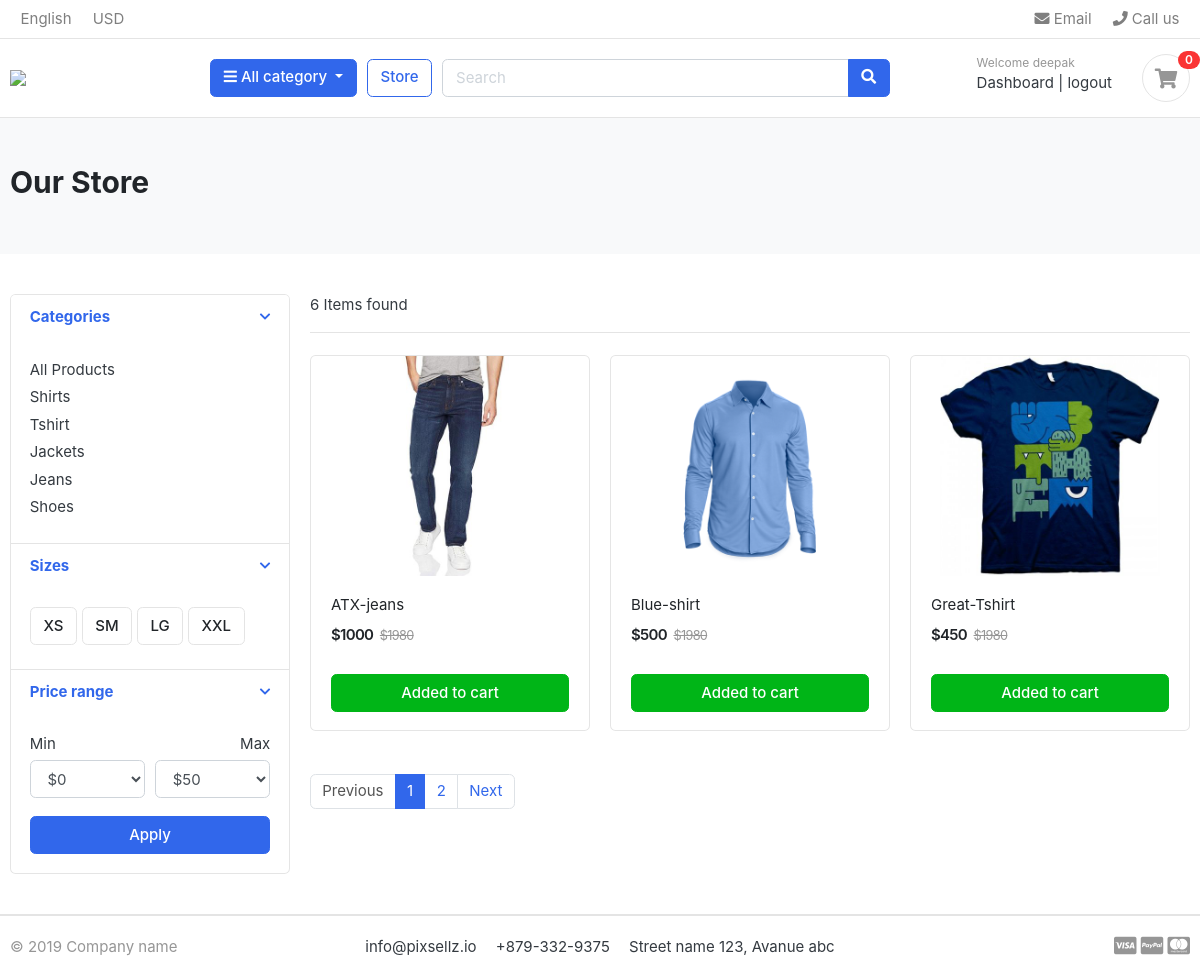
/store/ (signed in), run on the app's committed database.
### accounts/models.py (models this page shows, shortened)
class Account(AbstractBaseUser):
    first_name = models.CharField(max_length=50)
    last_name = models.CharField(max_length = 50)
    email = models.EmailField(unique=True)
    username = models.CharField(max_length=50, unique=True)
    phone_number = models.CharField(max_length=50)
    date_joined = models.DateTimeField(auto_now_add=True)
    last_login = models.DateTimeField(auto_now_add = True)
    is_admin = models.BooleanField(default=False)
    is_staff = models.BooleanField(default=False)
    is_active = models.BooleanField(default=False)
    is_superadmin = models.BooleanField(default=False)
    USERNAME_FIELD = 'email'
    REQUIRED_FIELDS = ['username','first_name', 'last_name']
    objects = MyAccountManager()

### category/models.py (models this page shows, shortened)
class Category(models.Model):
    category_name = models.CharField(max_length=50, unique=True)
    slug = models.SlugField(max_length=100, unique=True)
    description = models.CharField(max_length=255, blank=True)
    cat_image = models.ImageField(upload_to='photos/categories', blank=True)
    def get_url(self):
        return reverse('products_by_category', args=[self.slug])
    class Meta:
        verbose_name = 'category'
        verbose_name_plural = 'categories'

### store/models.py (models this page shows, shortened)
class Product(models.Model):
    product_name = models.CharField(max_length=200, unique=True)
    slug = models.SlugField(max_length=200, unique=True)
    description = models.TextField(max_length=200, unique=True)
    price = models.IntegerField()
    images = models.ImageField(upload_to='photos/products', unique=True)
    stock = models.IntegerField()
    is_available = models.BooleanField(default=True)
    category = models.ForeignKey(Category, on_delete=models.CASCADE)
    created_date = models.DateTimeField(auto_now_add=True)
    modified_date = models.DateTimeField(auto_now=True)
    def get_url(self):
        return reverse('product_detail', args=[self.category.slug, self.slug])

### store/views.py (the view)
# urls.py: path('store/',include('store.urls')),
def store(request,category_slug=None):
    categories = None
    products = None
    if(category_slug != None):
        categories = get_object_or_404(Category, slug = category_slug)
        products = Product.objects.filter(category = categories,is_available=True)
        paginator=Paginator(products,1)
        page = request.GET.get('page')
        page_products = paginator.get_page(page)
        product_count = products.count()
    else:
        products = Product.objects.all().filter(is_available=True)
        paginator=Paginator(products,3)
        page = request.GET.get('page')
        page_products = paginator.get_page(page)
        product_count = products.count()
    context = {
            'products':page_products,
            'product_count':product_count
        }
    return render(request, 'store/store.html', context)

### carts/context_processor.py (called while the page is built)
def counter(request):
    cart_count = 0
    if 'admin' in request.path:
        return {}
    else:
        try:
            cart = Cart.objects.filter(card_id = _cart_id(request))
            cart_items = CartItem.objects.all().filter(cart=cart[:1])
            for cart_item in cart_items:
                cart_count += cart_item.quantity
        except Cart.DoesNotExist:
            cart_count = 0
        return dict(cart_count = cart_count)

### carts/views.py (called while the page is built)
def _cart_id(request):
    cart = request.session.session_key
    if not cart:
        cart = request.session.create()
    return cart

### category/context_processors.py (called while the page is built)
def menu_links(request):
    links = Category.objects.all()
    return dict(links=links)

### templates/store/store.html (shortened to what this page needs)
{% extends '../base.html' %}
{% block content %}
<section class="section-pagetop bg">
<div class="container">
	{% if 'search' in request.path %}
	<h2 class="title-page">Searched Products</h2>
	{% else %}
		<h2 class="title-page">Our Store</h2>
	{% endif %}
</div>
</section>
<section class="section-content padding-y">
<div class="container">
<div class="row">
	<aside class="col-md-3">
<div class="card">
	<article class="filter-group">
		<header class="card-header">
			<a href="#" data-toggle="collapse" data-target="#collapse_1" aria-expanded="true" class="">
				<i class="icon-control fa fa-chevron-down"></i>
				<h6 class="title">Categories</h6>
			</a>
		</header>
		<div class="filter-content collapse show" id="collapse_1" style="">
			<div class="card-body">
				<ul class="list-menu">
					<li ><a href="{% url 'store' %}" >All Products</a></li>
				  {% for category in links %}
					<li><a href="{{ category.get_url }}">{{ category.category_name }}</a></li>
				  {% endfor %}
				</ul>
			</div>
		</div>
	</article>
	<article class="filter-group">
		<header class="card-header">
			<a href="#" data-toggle="collapse" data-target="#collapse_4" aria-expanded="true" class="">
				<i class="icon-control fa fa-chevron-down"></i>
				<h6 class="title">Sizes </h6>
			</a>
		</header>
		<div class="filter-content collapse show" id="collapse_4" style="">
			<div class="card-body">
			  <label class="checkbox-btn">
			    <span class="btn btn-light"> XS </span>
			  </label>
			  <label class="checkbox-btn">
			    <span class="btn btn-light"> SM </span>
			  </label>
			  <label class="checkbox-btn">
			    <span class="btn btn-light"> LG </span>
			  </label>
			  <label class="checkbox-btn">
			    <span class="btn btn-light"> XXL </span>
			  </label>
		</div>
		</div>
	</article>
	<article class="filter-group">
		<header class="card-header">
			<a href="#" data-toggle="collapse" data-target="#collapse_3" aria-expanded="true" class="">
				<i class="icon-control fa fa-chevron-down"></i>
				<h6 class="title">Price range </h6>
			</a>
		</header>
		<div class="filter-content collapse show" id="collapse_3" style="">
			<div class="card-body">
				<div class="form-row">
				<div class="form-group col-md-6">
				  <label>Min</label>
				  	<select class="mr-2 form-control">
						<option value="0">$0</option>
					</select>
				</div>
				<div class="form-group text-right col-md-6">
				  <label>Max</label>
				  	<select class="mr-2 form-control">
						<option value="50">$50</option>
					</select>
				</div>
				</div>
				<button class="btn btn-block btn-primary">Apply</button>
			</div>
		</div>
	</article>
</div>
	</aside>
	<main class="col-md-9">
<header class="border-bottom mb-4 pb-3">
		<div class="form-inline">
			<span class="mr-md-auto">{{ product_count }} Items found </span>
		</div>
</header>
<div class="row">
	{% if products %}
	{% for product in products %}
	<div class="col-md-4">
		<figure class="card card-product-grid">
			<div class="img-wrap">
				<a href="{{ product.get_url }}">
					<img src="{{ product.images.url }}">
				</a>
			</div>
			<figcaption class="info-wrap">
				<div class="fix-height">
					<a href="{{ product.get_url }}" class="title">{{ product.product_name }}</a>
					<div class="price-wrap mt-2">
						<span class="price">${{ product.price }}</span>
						<del class="price-old">$1980</del>
					</div>
				</div>
				<a href="{% url 'add_cart' product.id %}" class="btn btn-block btn-success">Added to cart </a>
			</figcaption>
		</figure>
	</div>
	{% endfor %}
	{% else %}
	<h2>Result Not Found , Please Try Again</h2>
	{% endif %}
</div>
<nav class="mt-4" aria-label="Page navigation sample">
	{% if products.has_other_pages %}
  <ul class="pagination">
	 {% if products.has_previous %}
    	<li class="page-item "><a class="page-link" href="?page={{ products.previous_page_number }}">Previous</a></li>
	{% else %}
	<li class="page-item disabled"><a class="page-link" href="#">Previous</a></li>
	{% endif %}
	{% for i in products.paginator.page_range %}
		{% if products.number == i %}
    		<li class="page-item active"><a class="page-link" href="?page={{ i }}">{{ i }}</a></li>
		{% else %}
		<li class="page-item"><a class="page-link" href="?page={{ i }}">{{ i }}</a></li>
		{% endif %}
	{% endfor %}
	{% if products.has_next %}
	<li class="page-item "><a class="page-link" href="?page={{ products.next_page_number }}">Next</a></li>
	{% else %}
	<li class="page-item disabled"><a class="page-link" href="#">Next</a></li>
	{% endif %}
  </ul>
  {% endif %}
</nav>
	</main>
</div>
</div>
</section>
</body>
</html>
{% endblock %}

### templates/base/header.html (shortened to what this page needs)
{% load static %}
<header class="section-header">
    <nav class="navbar p-md-0 navbar-expand-sm navbar-light border-bottom">
    <div class="container">
      <div class="collapse navbar-collapse" id="navbarTop4">
        <ul class="navbar-nav mr-auto">
            <li class="nav-item dropdown">
                 <a href="#" class="nav-link">English</a>
            </li>
            <li class="nav-item dropdown">
                <a href="#" class="nav-link"> USD </a>
            </li>
        </ul>
        <ul class="navbar-nav">
            <li><a href="#" class="nav-link"> <i class="fa fa-envelope"></i> Email </a></li>
            <li><a href="#" class="nav-link"> <i class="fa fa-phone"></i> Call us </a></li>
        </ul>
      </div>
    </div>
    </nav>
    <section class="header-main border-bottom">
        <div class="container">
    <div class="row align-items-center">
        <div class="col-lg-2 col-md-3 col-6">
            <a href="{% url 'home' %}" class="brand-wrap">
                <img class="logo" src="{% static './images/logo.png' %}">
            </a>
        </div>
        <div class="col-lg col-sm col-md col-6 flex-grow-0">
            <div class="category-wrap dropdown d-inline-block float-right">
                <button type="button" class="btn btn-primary dropdown-toggle" data-toggle="dropdown">
                    <i class="fa fa-bars"></i> All category
                </button>
            </div>
        </div>
        <a href="{% url 'store' %}" class="btn btn-outline-primary">Store</a>
        <div class="col-lg  col-md-6 col-sm-12 col">
            <form action="{% url 'search' %}" class="search" method="GET">
                <div class="input-group w-100">
                    <input type="text" class="form-control" style="width:60%;" placeholder="Search" name="keyword">
                    <div class="input-group-append">
                      <button class="btn btn-primary" type="submit">
                        <i class="fa fa-search"></i>
                      </button>
                    </div>
                </div>
            </form>
        </div>
        <div class="col-lg-3 col-sm-6 col-8 order-2 order-lg-3">
                    <div class="d-flex justify-content-end mb-3 mb-lg-0">
                        <div class="widget-header">
                            {% if user.id is None %}
                            <small class="title text-muted">Welcome guest!</small>
                            <div>
                                <a href="{% url 'login' %}">Sign in</a> <span class="dark-transp"> | </span>
                                <a href="{% url 'register' %}"> Register</a>
                            </div>
                            {% else %}
                            <small class="title text-muted">Welcome {{ user.first_name }}</small>
                            <div>
                                <a href="{% url 'dashboard' %}">Dashboard</a> <span class="dark-transp"> | </span>
                                <a href="{% url 'logout' %}"> logout</a>
                            </div>
                            {% endif %}
                        </div>
                        <a href="./cart.html" class="widget-header pl-3 ml-3">
                            <div class="icon icon-sm rounded-circle border"><i class="fa fa-shopping-cart"></i></div>
                            <span class="badge badge-pill badge-danger notify">{{ cart_count }}</span>
                        </a>
                    </div>
                </div>
    </div>
        </div>
    </section>
    </header>

### static/css/ui.css (style rules this page uses)
html { font-family: "Inter", sans-serif; font-size: 15px; }
.img-wrap { text-align: center; display: block; }
.img-wrap img { max-width: 100%; }
.price-wrap { letter-spacing: -0.7px; }
.icon-xs, .icon-sm, .icon-md, .icon-lg { display: inline-block; text-align: center; flex-shrink: 0; flex-grow: 0; }
.icon-sm { width: 48px; height: 48px; line-height: 48px !important; font-size: 20px; }
.padding-y { padding-top: 40px; padding-bottom: 40px; }
figure { margin-bottom: 0; }
article:after, .form-group:after { display: block; clear: both; content: ""; }
.bg { background-color: #f8f9fa; }
.title-page { color: #212529; }
.header-main { position: relative; padding-top: 1rem; padding-bottom: 1rem; }
.brand-wrap .logo, .navbar-brand .logo { margin-right: 7px; max-height: 42px; display: inline-block; }
.widget-header { display: inline-block; vertical-align: middle; position: relative; }
.widget-header a { color: #343a40; }
.widget-header i { color: #969696; }
.widget-header .title { display: block; }
.widget-header .notify { position: absolute; top: -3px; right: -10px; }
.btn-light { background-color: #fff; border-color: #e4e4e4; }
[class*=list-] li:after { visibility: hidden; display: block; content: ""; overflow: hidden; height: 0; clear: both; }
.list-menu { list-style: none; margin: 0; padding-left: 0; }
.list-menu li { margin-bottom: 5px; }
.list-menu a { color: #343a40; }
[class*=card-product] a.title { color: #212529; display: block; }
[class*=card-product] .img-wrap { overflow: hidden; position: relative; }
[class*=card-product] .img-wrap img { height: 100%; max-width: 100%; width: auto; display: inline-block; -o-object-fit: cover; object-fit: cover; }
.card-product-grid { margin-bottom: 20px; }
.card-product-grid .img-wrap { border-radius: 0.2rem 0.2rem 0 0; height: 220px; }
.card-product-grid .info-wrap { overflow: hidden; padding: 18px 20px; }
.card-product-grid .fix-height { height: 80px; overflow: hidden; }
.card .img-wrap { overflow: hidden; }
.notify { position: absolute; top: -4px; right: -10px; display: inline-block; padding: 0.25em 0.6em; font-size: 12px; line-height: 1; text-align: center; border-radius: 3rem; color: #fff; background-color: #fa3434; }
.price { font-weight: 600; color: #212529; }
.price-old { color: #969696; margin-left: 3px; font-size: 85%; }
.icon-control { margin-top: 5px; float: right; font-size: 80%; }
.card-header .title { margin-bottom: 0; line-height: 1.5; }
.filter-group { border-bottom: 1px solid #e4e4e4; }
.filter-group .card-header { border-bottom: 0; }
.filter-group:last-child { border-bottom: 0; }
.checkbox-btn { position: relative; }
.section-pagetop { padding: 45px 0; }

### data on the page
Account: first_name "deepak"
Category: category_name "Shirts"
Category: category_name "Tshirt"
Category: category_name "Jackets"
Category: category_name "Jeans"
Category: category_name "Shoes"
Product: images (picture), product_name "ATX-jeans", price "1000"
Product: images (picture), product_name "Blue-shirt", price "500"
Product: images (picture), product_name "Great-Tshirt", price "450"

### other printed values
{{ cart_count }} "0"
{{ product_count }} "6"
{{ i }} "1"
{{ i }} "2"
